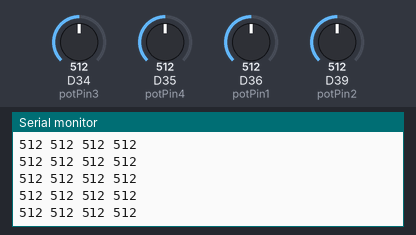
Simulated run of this sketch. Board: Arduino Due. Parts: the last lines printed to the serial monitor. The test bench sets the inputs (shaded band); at power-on: D34 (potPin3) = 512, D35 (potPin4) = 512, D36 (potPin1) = 512, D39 (potPin2) = 512 (analog values on the 0–1023 scale).

Above: at 1.2 s.
1.3 s: D34 (potPin3) set to 716
At 2.0 s:
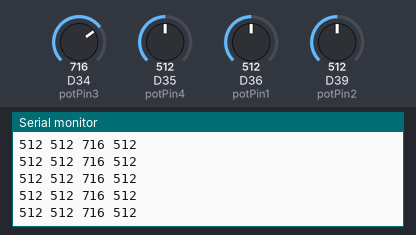
2.8 s: D35 (potPin4) set to 716
At 3.8 s:
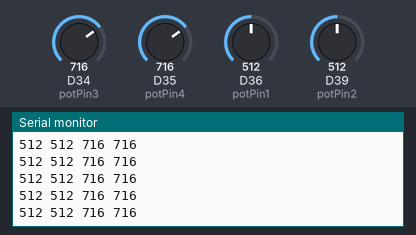
4.3 s: D36 (potPin1) set to 716
At 4.8 s:
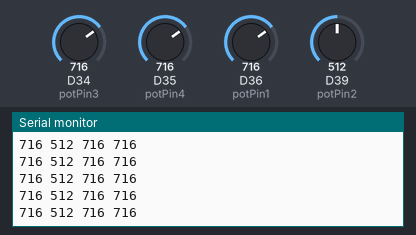
5.8 s: D39 (potPin2) set to 716
At 6.4 s:
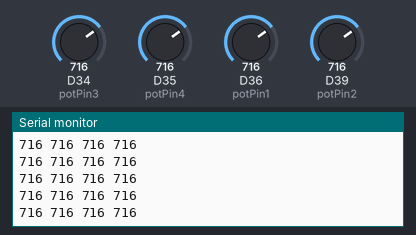
7.3 s: D34 (potPin3) set to 992
At 8.0 s:
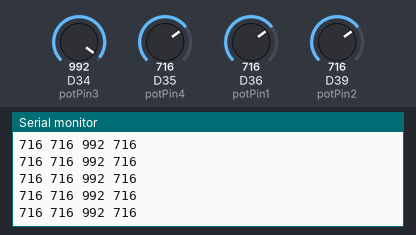
8.8 s: D35 (potPin4) set to 992
At 9.9 s:
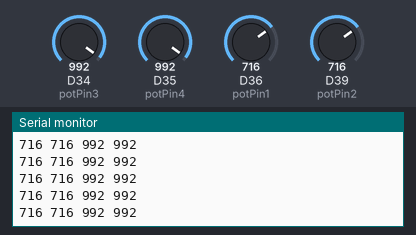
Timing chart, 0 to 11.3 s (numbered marks = the images above; inputs shaded):
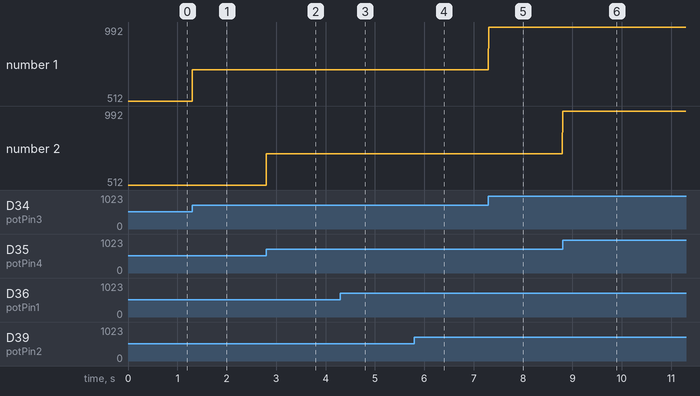

The sketch:

4Poti.ino
```cpp
const int potPin1 = 36; // Analog pin
const int potPin2 = 39;
const int potPin3 = 34;
const int potPin4 = 35;

int potValue1;
int potValue2;
int potValue3;
int potValue4;

void setup() {
  Serial.begin(115200);
  analogReadResolution(10);   // 0–1023
}

void loop() {
  potValue1 = analogRead(potPin1);
  potValue2 = analogRead(potPin2);
  potValue3 = analogRead(potPin3);
  potValue4 = analogRead(potPin4);

  // send all 4 values in ONE line
  Serial.print(potValue1);
  Serial.print(" ");
  Serial.print(potValue2);
  Serial.print(" ");
  Serial.print(potValue3);
  Serial.print(" ");
  Serial.println(potValue4);

  delay(5); // smooth + fast
}
```

Measured:
- after the input at 1.3 s, the serial monitor: prints a new line at once (image 1)
- after the input at 2.8 s, the serial monitor: prints a new line at once (image 2)
- after the input at 4.3 s, the serial monitor: prints a new line at once (image 3)
- after the input at 5.8 s, the serial monitor: prints a new line at once (image 4)
- after the input at 7.3 s, the serial monitor: prints a new line at once (image 5)
- after the input at 8.8 s, the serial monitor: prints a new line at once (image 6)
- plotted number 1: 512 → 716 after the input at 1.3 s, 716 → 992 after the input at 7.3 s
